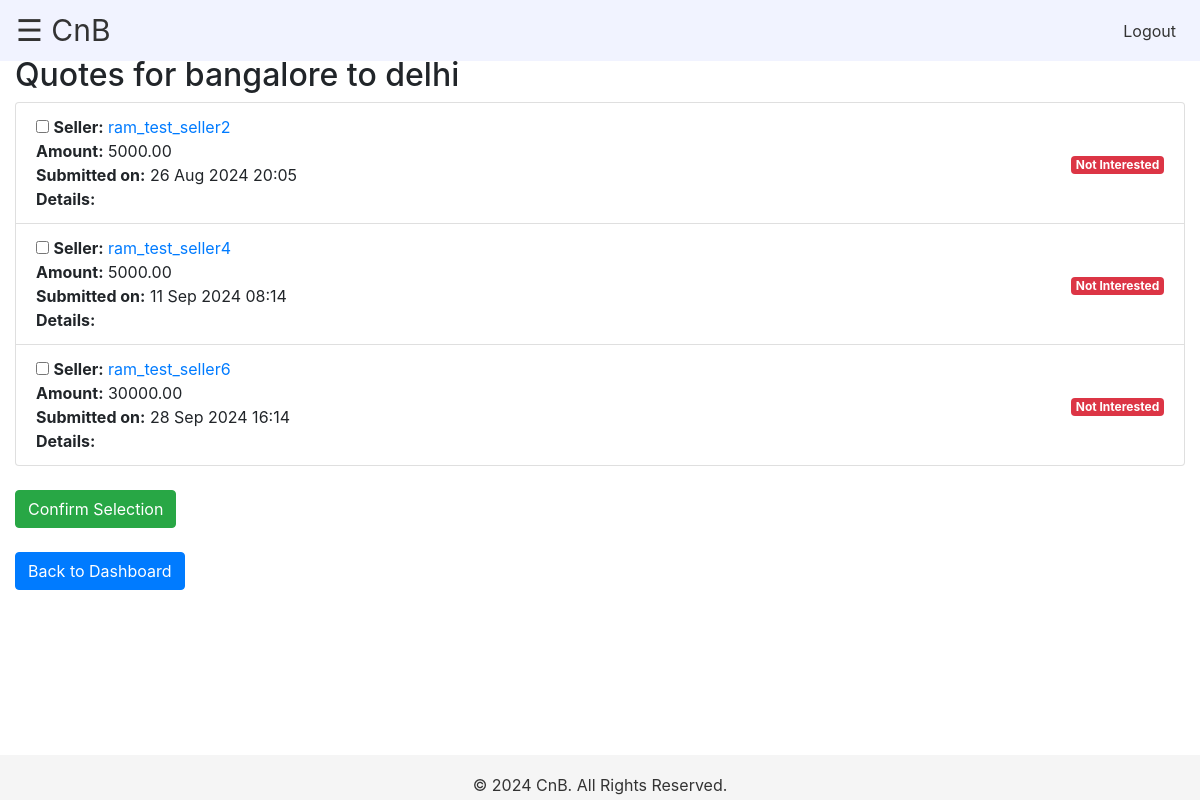
The app's page /view_quotes/2/ (signed in) with its own data.
### myapp/models.py (models this page shows, shortened)
class Product(models.Model):
    buyer = models.ForeignKey(User, on_delete=models.CASCADE)
    from_city = models.CharField(max_length=255)
    to_city = models.CharField(max_length=255)
    shifting_plan = models.CharField(max_length=20, choices=[('7 days', 'In next 7 days'), ('15 days', 'In next 15 days'), ('30 days', 'In next 30 days'), ('30+ days', 'In next 30+ days')])
    item_details = models.TextField()
    call_preference = models.BooleanField(default=False)
    call_time = models.TimeField(blank=True, null=True)
    budget_min = models.DecimalField(max_digits=10, decimal_places=2)
    budget_max = models.DecimalField(max_digits=10, decimal_places=2)
    specific_requirements = models.TextField(blank=True, null=True)
    created_at = models.DateTimeField(auto_now_add=True)
    is_quote_requested = models.BooleanField(default=False)

class Bid(models.Model):
    product = models.ForeignKey(Product, on_delete=models.CASCADE)
    seller = models.ForeignKey(Seller, on_delete=models.CASCADE)
    bid_amount = models.DecimalField(max_digits=10, decimal_places=2)
    attachment = models.FileField(upload_to='attachments/', blank=True, null=True)
    bid_date = models.DateTimeField(auto_now_add=True)
    selected = models.BooleanField(default=False)

class Seller(models.Model):
    user = models.OneToOneField(User, on_delete=models.CASCADE)
    profile = models.OneToOneField(Profile, on_delete=models.CASCADE)
    registered_name = models.TextField(blank=False, null=True)
    gst_number = models.CharField(max_length=15, blank=False, null=True)
    registered_address = models.TextField(blank=False, null=True)
    poc_name = models.CharField(max_length=255, blank=False, null=True)
    services_type = models.TextField(blank=True, null=True)  # Store the services as a comma-separated string
    company_media = models.FileField(upload_to='company_media/', blank=True, null=True)
    top_clients = models.FileField(upload_to='top_clients/', blank=True, null=True)
    awards = models.FileField(upload_to='awards/', blank=True, null=True)
    company_size = models.CharField(
        max_length=50,
        choices=[
            ('<10', '<10 employees'),
            ('10-20', '10-20 employees'),
            ('20-50', '20-50 employees'),
            ('50-100', '50-100 employees'),
            ('100-500', '100-500 employees'),
            ('>500', '>500 employees')
        ],
        blank=False,
        null=True
    )
    truck_ownership = models.CharField(
        max_length=50,
        choices=[
            ('Own', 'Own trucks'),
            ('Aggregator', 'Aggregator (we do not own trucks)')
        ],
        blank=False,
        null=True
    )
    call_support = models.BooleanField(default=False)  # Yes/No for 24/7 call support
    running_business_since = models.PositiveIntegerField(null=True, blank=False)  # Year

### myapp/views.py (the view)
# urls.py: path('view_quotes/<int:product_id>/', views.view_quotes, name='view_quotes'),
def view_quotes(request, product_id):
    product = get_object_or_404(Product, id=product_id, buyer=request.user)
    bids = Bid.objects.filter(product=product)
    if request.method == "POST":
        selected_bids_ids = request.POST.getlist('selected_bids')
        for bid in bids:
            bid.selected = str(bid.id) in selected_bids_ids
            bid.save()
    context = {
        'product': product,
        'bids': bids,
    }
    return render(request, 'myapp/view_quotes.html', context)

### myapp/templates/myapp/view_quotes.html (shortened to what this page needs)
{% extends 'myapp/base.html' %}
{% block content %}
<h2>Quotes for {{ product.from_city }} to {{ product.to_city }}</h2>
{% if bids %}
    <form method="POST" action="{% url 'view_quotes' product.id %}">
        <ul class="list-group">
            {% for bid in bids %}
                <li class="list-group-item d-flex justify-content-between align-items-center">
                    <div>
                        <input type="checkbox" name="selected_bids" value="{{ bid.id }}"
                               class="quote-checkbox" data-bid-id="{{ bid.id }}">
                        <strong>Seller:</strong>
                        <a href="#" class="seller-link" data-seller-id="{{ bid.seller.id }}">{{ bid.seller.user.username }}</a><br>
                        <strong>Amount:</strong> {{ bid.bid_amount }}<br>
                        <strong>Submitted on:</strong> {{ bid.bid_date|date:"d M Y H:i" }}<br>
                        <strong>Details:</strong> {{ bid.details }}
                    </div>
                    <div>
                        {% if bid.selected %}
                            <span class="badge badge-success">Interested</span>
                        {% else %}
                            <span class="badge badge-danger">Not Interested</span>
                        {% endif %}
                    </div>
                </li>
            {% endfor %}
        </ul>
        <button type="submit" class="btn btn-success mt-4">Confirm Selection</button>
    </form>
{% else %}
    <p>No quotes have been submitted for this request yet.</p>
{% endif %}
<a href="{% url 'buyer_dashboard' %}" class="btn btn-primary mt-4">Back to Dashboard</a>
{% endblock %}

### myapp/templates/myapp/base.html (style rules this page uses)
body { padding-top: 56px; overflow-x: hidden; }

### records on screen
Product: from_city "bangalore", to_city "delhi"
Bid: seller.user.username "ram_test_seller2", bid_amount "5000.00", bid_date "26 Aug 2024 20:05", shows "Not Interested"
Bid: seller.user.username "ram_test_seller4", bid_amount "5000.00", bid_date "11 Sep 2024 08:14", shows "Not Interested"
Bid: seller.user.username "ram_test_seller6", bid_amount "30000.00", bid_date "28 Sep 2024 16:14", shows "Not Interested"
